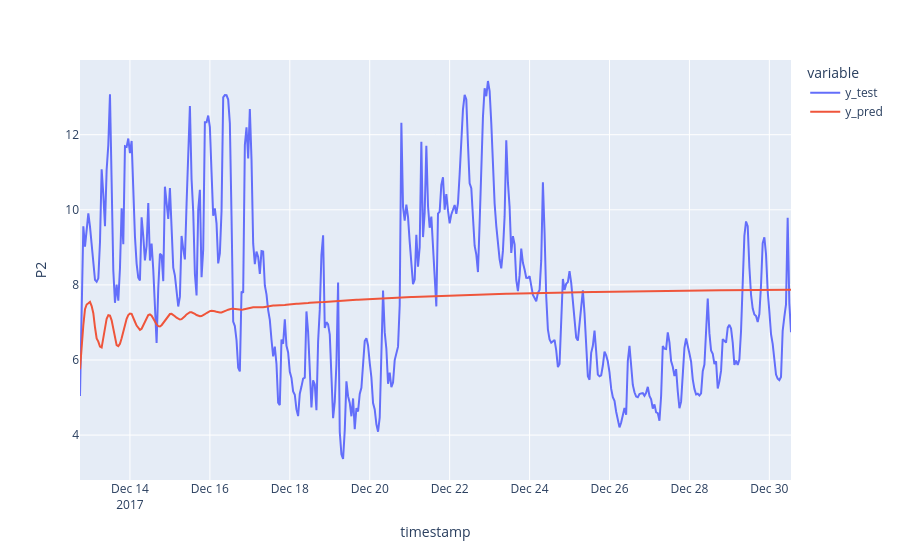

Notebook source saved alongside this figure:
### Code cell
fig = px.line(df_pred_test, labels={"value":"P2"})
fig.show()

### Figure 1 — Plotly figure (JSON) as saved in the notebook; plotly's stock layout.template omitted (floating-point values rounded to 4 significant figures; data arrays with more than 128 entries replaced by an {"elided": "..."} marker saying what was removed)
{"data": [{"hovertemplate": "variable=y_test<br>timestamp=%{x}<br>P2=%{y}<extra></extra>", "legendgroup": "y_test", "line": {"color": "#636efa", "dash": "solid"}, "marker": {"symbol": "circle"}, "mode": "lines", "name": "y_test", "orientation": "v", "showlegend": true, "type": "scatter", "x": {"elided": "428 str values"}, "xaxis": "x", "y": {"elided": "428 float values"}, "yaxis": "y"}, {"hovertemplate": "variable=y_pred<br>timestamp=%{x}<br>P2=%{y}<extra></extra>", "legendgroup": "y_pred", "line": {"color": "#EF553B", "dash": "solid"}, "marker": {"symbol": "circle"}, "mode": "lines", "name": "y_pred", "orientation": "v", "showlegend": true, "type": "scatter", "x": {"elided": "428 str values"}, "xaxis": "x", "y": {"elided": "428 float values"}, "yaxis": "y"}], "layout": {"legend": {"title": {"text": "variable"}, "tracegroupgap": 0}, "margin": {"t": 60}, "xaxis": {"anchor": "y", "domain": [0, 1], "title": {"text": "timestamp"}}, "yaxis": {"anchor": "x", "domain": [0, 1], "title": {"text": "P2"}}}}
